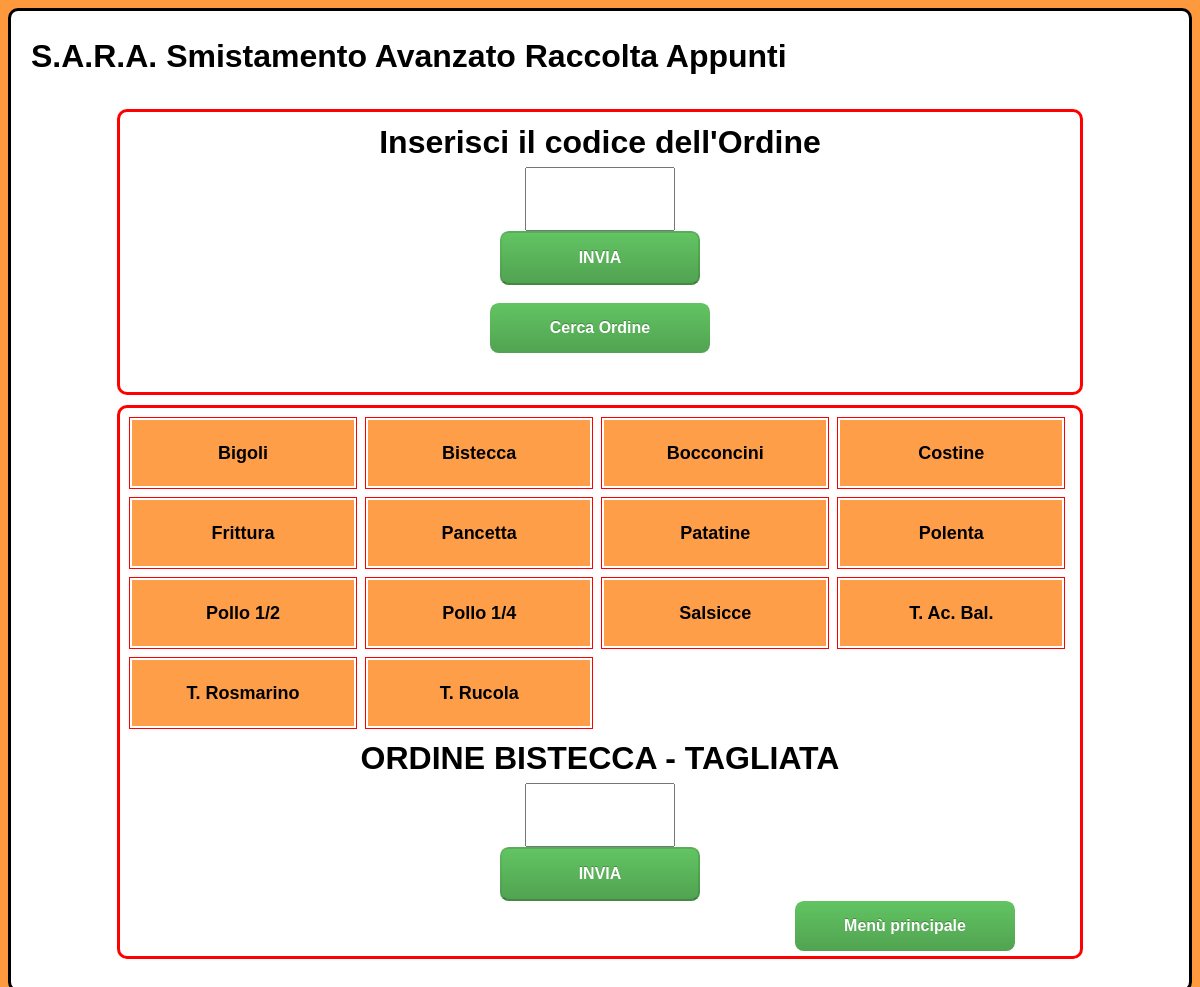
Screenshot of /sara.php (signed in) with the database file from the repository.
### tables this page shows
CREATE TABLE IF NOT EXISTS `c71po_griglie` (
  `id` int(3) NOT NULL,
  `tipo` varchar(15) NOT NULL,
  `alias` varchar(64) NOT NULL,
  `quantita` int(5) NOT NULL DEFAULT '0',
  `richiesta` int(3) NOT NULL DEFAULT '0' COMMENT '0: non richiesto - 1:richiesto',
  PRIMARY KEY (`tipo`)
);

### includes/config.php (called while the page is built, shortened)
<?php
	$prefix = "c71po_";
?>

### sara.php (the view, shortened to what this page needs)
<?php
	include_once("includes/config.php");
	$pagetitle = "S.A.R.A. Smistamento Avanzato Raccolta Appunti";
	$query="SELECT * FROM `" . $prefix . "griglie`";
	$result_query=mysqli_query($dbconn, $query);
	$i=0;
?>
<!DOCTYPE html>
	<head>
		<?php if (isset($style)) { ?>
			<link type="text/css" rel="stylesheet" href="echo $style; ?>" />
		<?php } else { ?>
			<link type="text/css" rel="stylesheet" href="includes/style.css" />
		<?php } if (isset($script)) { ?>
			<script type="text/javascript" src="echo $script; ?>"></script>
		<?php } ?>
	</head>
	<body>
		<div id="wrapper">
			<h1><?php echo $pagetitle; ?></h1>
			<br />
	<div class="modifica bevande">
		<div align="center">
			<h1>Inserisci il codice dell'Ordine</h1>
			<form action="<?php echo $_SERVER['PHP_SELF']; ?>" method="POST">
				<input class="textOrdine" type="text" name="codOrdine"></input>
				<input class="button" type="submit" value="INVIA"></input>
			</form><br/>
		</div>
		<a class="button verde" href="cerca.php">Cerca Ordine</a><br/>
	</div>
	<div class="modifica bevande">
		<form action="sara/richiesta.php" method="POST">
			<?php while($result=mysqli_fetch_array($result_query)){
					$tipo=$result['tipo'];
					if($tipo != 'Pollo'){?>
			<input class="richiesta" type="submit" name="griglia" value="<?php echo $tipo; ?>" />
			<?php }$i++;
			}
			?>
		</form><br/>
		<div align="center">
			<h1>ORDINE BISTECCA - TAGLIATA</h1>
			<form action="sara/richiesta.php" method="POST">
				<input class="textOrdine" type="text" name="ordine"></input>
					<input class="button" type="submit" value="INVIA"></input>
			</form>
<?php include("includes/footer.php"); ?>

### includes/style.css (style rules this page uses)
* { font-family:sans-serif; }
div.modifica { border-style:solid; border-color:red; max-width:950px; margin-top:10px; margin-bottom:10px; margin-right:auto; margin-left:auto; padding:5px; border-radius:10px; padding:10px; min-height:200px; overflow:hidden; }
div.bevande, div.cucina_fredda { max-width:950px; margin-top:10px; margin-bottom:10px; margin-right:auto; margin-left:auto; padding:5px; }
input.button, a.button { display:block; color:#FFFFFF; text-align:center; font-size:100%; text-decoration:none; font-weight:bold; padding:5px; width:200px; line-height:30px; padding:10px; border-radius:0.55em; background-color: #5bb75b; background-image: linear-gradient(to bottom, #62c462, #51a351); background-repeat: repeat-x; border-color: rgba(0, 0, 0, 0.1) rgba(0, 0, 0, 0.1) rgba(0, 0, 0, 0.25); text-shadow: 0 -1px 0 rgba(0, 0, 0, 0.25); margin: 0 auto; }
a.verde { background-color:green; outline-color:green; }
#wrapper { padding-top:20px; padding-bottom:20px; background-color:#FFFFFF; margin:auto; border-style:solid; border-radius:10px; border-color:black; padding:20px; }
body { background-color:#FF993D; }
input { display: block; width: 95%; }
h1, h2, h3, h4, h5, h6 { color: inherit; font-family: inherit; font-weight: bold; line-height: 30px; margin: 10px 0; }
.textOrdine { width:15%; font-size:50px; }
.richiesta { float:left; position:relative; display:block; color:#000000; text-align:center; font-weight:bold; font-size:18px; padding:1%; border:2px solid #FFFFFF; width:23.8%; height:70px; margin:5px; outline:1px solid; background-color:#FF9E48; outline-color:red; }
.verde { background-color:#FFFFA2; }

### rows the page displays
c71po_griglie: griglia "Bigoli"
c71po_griglie: griglia "Bistecca"
c71po_griglie: griglia "Bocconcini"
c71po_griglie: griglia "Costine"
c71po_griglie: griglia "Frittura"
c71po_griglie: griglia "Pancetta"
c71po_griglie: griglia "Patatine"
c71po_griglie: griglia "Polenta"
c71po_griglie: griglia "Pollo 1/2"
c71po_griglie: griglia "Pollo 1/4"
c71po_griglie: griglia "Salsicce"
c71po_griglie: griglia "T. Ac. Bal."
c71po_griglie: griglia "T. Rosmarino"
c71po_griglie: griglia "T. Rucola"

### other values shown
$pagetitle "S.A.R.A. Smistamento Avanzato Raccolta Appunti"
